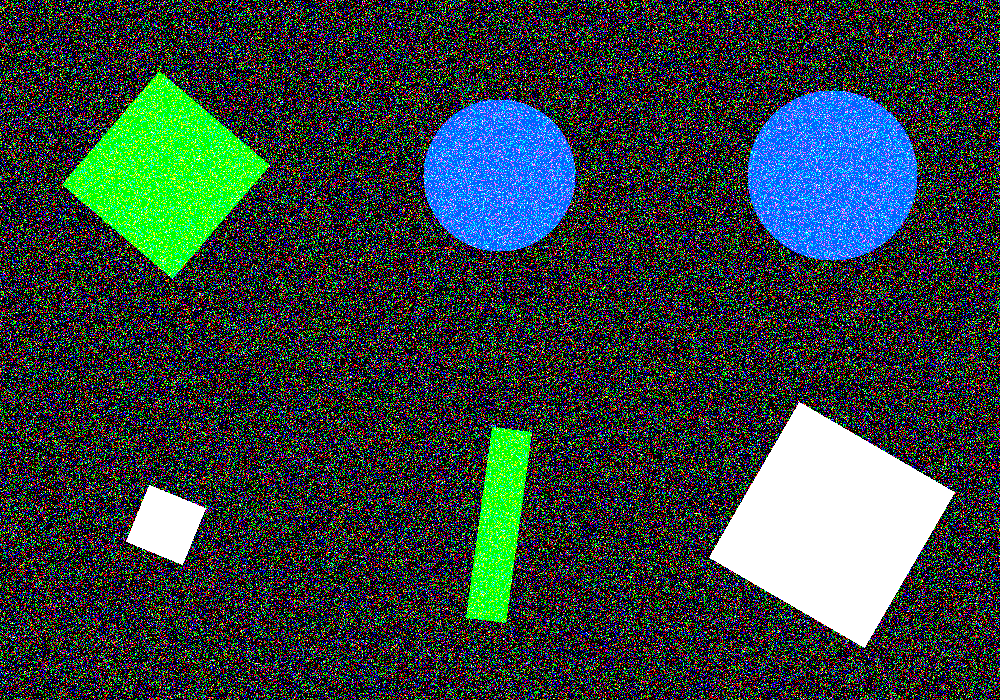
#> input picture Testing/Prakticka_cast - Rozmerova detekce/syntetika_random_sizes.png, 1000 x 700 px
$ python Reseni.py
#> lines starting #> are read from the running program, lines starting #| are printed output that depends on the picture; after the words box and inside, x2 and y2 are one past the last pixel; in counts of white or black regions, pixels touching at a corner belong together
import cv2
import numpy as np

# Funkce pro rozpoznání tvaru
def rozpoznani_tvaru(contour, width_mm, height_mm):

    # Zjednodušení tvaru
    peri = cv2.arcLength(contour, True)
    approx = cv2.approxPolyDP(contour, 0.03 * peri, True)

    num_vertices = len(approx)

    # Rozhodovací logika
    if num_vertices == 4:

        # Rozlišíme je podle poměru stran
        short_side = min(width_mm, height_mm)
        long_side = max(width_mm, height_mm)

        if long_side == 0: return "Chyba"

        aspect_ratio = short_side / long_side

        # Pokud je poměr stran větší než 0.90, považujeme to za čtverec
        if aspect_ratio > 0.90:
            return "Ctverec"
        else:
            return "Obdelnik"

    elif num_vertices > 6:
        # Mnoho vrcholů v aproximaci značí oblý tvar
        return "Kruh"

    else:
        # Tvary, které neuvažujeme
        return "Jiny tvar"


# Funkce pro určení a vypsání rozměrů
def rozmery_tvaru(image_path):
    # poměr pixelů ku milimetru (vymyšlené)
#> called with image_path = 'syntetika_random_sizes.png'
    PIXELS_PER_MM = 10.0
    # Korekce
    CORRECTION = 0.5

    print(f"--- ANALÝZA SOUBORU: {image_path} ---")

    # Načtení snímku z předchozího kroku
    image = cv2.imread(image_path)
#> image is the input picture: shape (700, 1000, 3); mean B, G, R 64.3, 65.7, 51.5
    if image is None:
        print(f"Chyba: Obrázek '{image_path}' nenalezen. Spusť nejprve generátor.")
        return

    output_image = image.copy()
    gray = cv2.cvtColor(image, cv2.COLOR_BGR2GRAY)
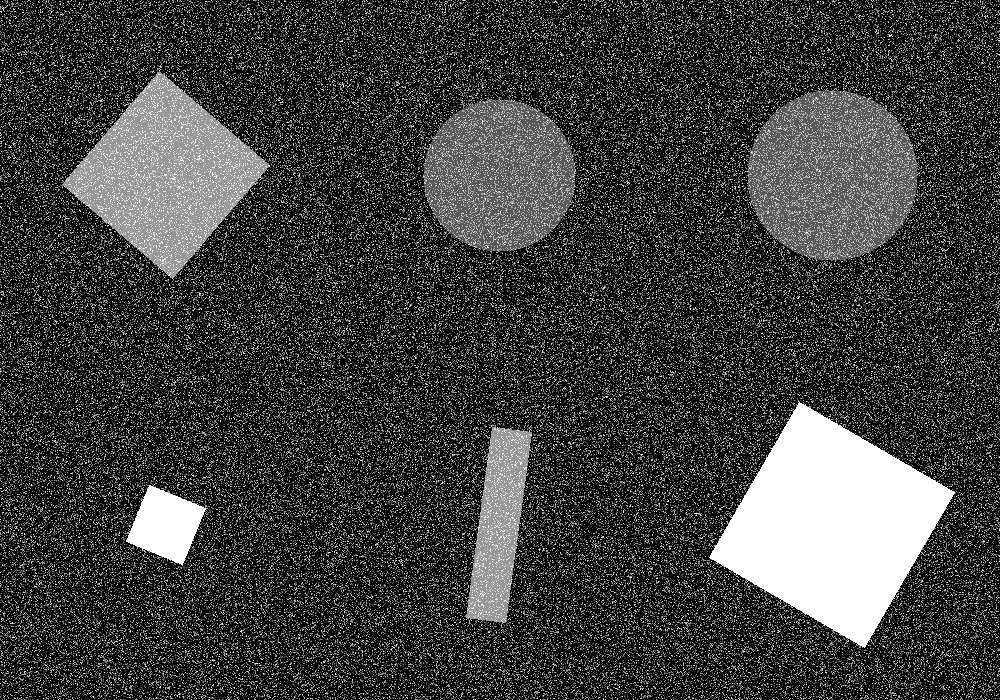
#> gray: shape (700, 1000); min 0, max 255, mean 61.3

    # Filtrace a prahování
    blurred = cv2.medianBlur(gray, 9)
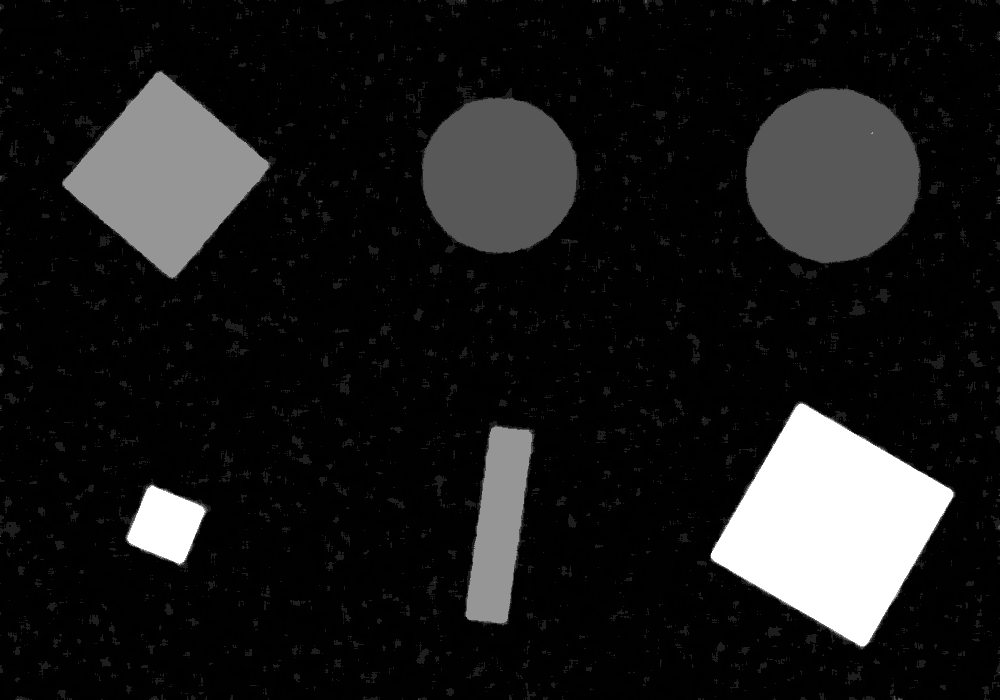
#> blurred: shape (700, 1000); min 0, max 255, mean 27.1
    _, thresh = cv2.threshold(blurred, 30, 255, cv2.THRESH_BINARY)
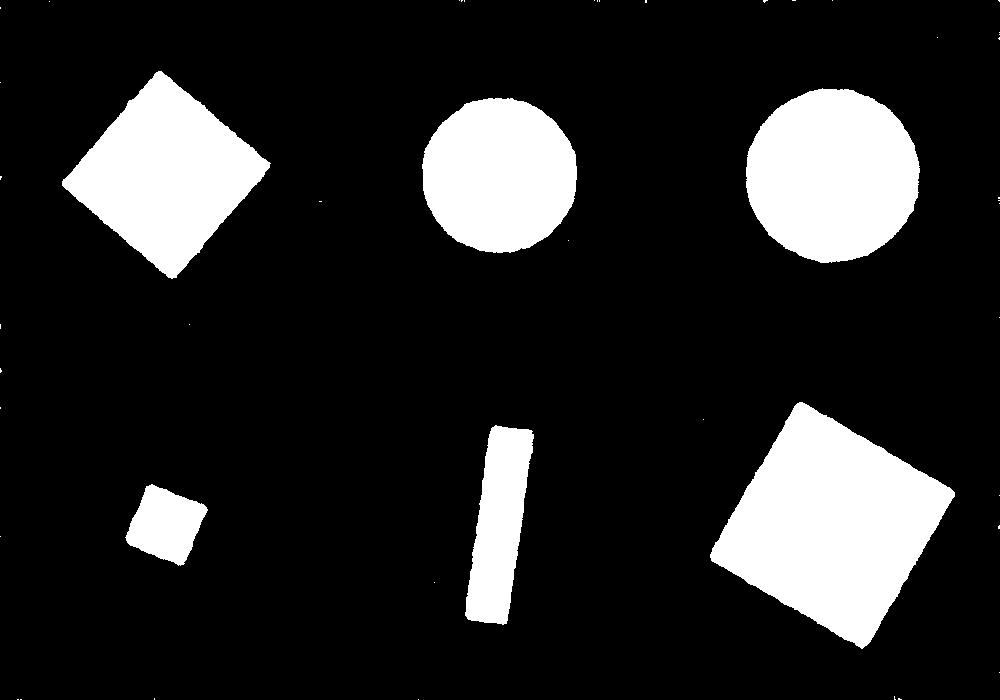
#> thresh: shape (700, 1000); 15.9% white; 47 white regions (41 under 20 px), largest, box (x1, y1, x2, y2) and area: (710, 402, 955, 649) 33514, (746, 88, 920, 263) 23606, (62, 71, 271, 279) 22664, (422, 98, 577, 253) 18889, (465, 425, 534, 625) 8604, (125, 484, 208, 566) 4192

    # Morfologie pro začištění
    kernel = cv2.getStructuringElement(cv2.MORPH_RECT, (5, 5))
    opening = cv2.morphologyEx(thresh, cv2.MORPH_OPEN, kernel, iterations=1)
#> opening: shape (700, 1000); 15.9% white; 6 white regions

    # Detekce kontur
    cnts, _ = cv2.findContours(opening, cv2.RETR_EXTERNAL, cv2.CHAIN_APPROX_SIMPLE)
#> cnts = 6 contours; box (x1, y1, x2, y2) and area: (711, 403, 955, 647) 33182, (746, 89, 920, 263) 23340, (62, 72, 270, 278) 22406, (422, 98, 577, 253) 18650, (466, 426, 534, 624) 8344, (126, 485, 207, 565) 4066

    print(f"Detekováno objektů: {len(cnts)}")
#| Detekováno objektů: 6
    print("-" * 60)
    print(f"{'KLASIFIKACE':<12} | {'ROZMĚRY (mm)':<15} | {'POMĚR STRAN':<12}")
    print("-" * 60)

    for c in cnts:
        area = cv2.contourArea(c)
        if area < 500: continue

        # Získání rozměrů
        rect = cv2.minAreaRect(c)
        (x_c, y_c), (w_px, h_px), angle = rect

        # Přepočet na mm a korekce
        dimA = (max(w_px, h_px) / PIXELS_PER_MM) - CORRECTION
        dimB = (min(w_px, h_px) / PIXELS_PER_MM) - CORRECTION

        # Ošetření záporných čísel
        dimA = max(0.1, dimA)
        dimB = max(0.1, dimB)

        # Identifikace tvaru
        # Voláme naši novou funkci
        shape_name = rozpoznani_tvaru(c, dimA, dimB)

        # Výpis
        ar = min(dimA, dimB) / max(dimA, dimB)
        print(f"{shape_name:<12} | {dimA:.2f} x {dimB:.2f}   | {ar:.2f}")

        # Vykreslení
        box = np.intp(cv2.boxPoints(rect))

        # Barvy
        if shape_name == "Ctverec":
            color = (0, 0, 255)
        elif shape_name == "Obdelnik":
            color = (0, 0, 255)
        elif shape_name == "Kruh":
            color = (0, 0, 255)
        else:
            color = (255, 0, 0)

        if shape_name == "Kruh":
            radius_px = int((w_px + h_px) / 4)
            cv2.circle(output_image, (int(x_c), int(y_c)), radius_px, color, 3)
            diameter = (dimA + dimB) / 2
            label_dim = f"D = {diameter:.1f} mm"
        else:
            cv2.drawContours(output_image, [box], 0, color, 3)
            label_dim = f"{dimA:.1f}x{dimB:.1f}mm"

        # Název
        cv2.putText(output_image, shape_name, (int(x_c) - 40, int(y_c) - 10),
                    cv2.FONT_HERSHEY_SIMPLEX, 0.6, (255, 255, 255), 4)
        cv2.putText(output_image, shape_name, (int(x_c) - 40, int(y_c) - 10),
                    cv2.FONT_HERSHEY_SIMPLEX, 0.6, (0, 0, 0), 2)

        #  Rozměry
        cv2.putText(output_image, label_dim, (int(x_c) - 40, int(y_c) + 15),
                    cv2.FONT_HERSHEY_SIMPLEX, 0.5, (255, 255, 255), 4)
        cv2.putText(output_image, label_dim, (int(x_c) - 40, int(y_c) + 15),
                    cv2.FONT_HERSHEY_SIMPLEX, 0.5, (0, 0, 0), 2)
#> this loop made 6 passes
#> (area, x_c, y_c, w_px, h_px, angle, dimA, dimB) on passes 1, 2, 3, 6: (4066.5, 165.2, 524.3, 66.35, 66.32, -67.93, 6.13, 6.13), (8344.5, 498.3, 524.4, 197.3, 45.93, -81.71, 19.23, 4.09), (33182, 831.4, 524.7, 184.8, 185.1, -59.74, 18.01, 17.98), (22405.5, 165.7, 174, 154.7, 152.1, -49.48, 14.97, 14.71)
#> (area, x_c, y_c, w_px, h_px, angle, dimA, dimB) on passes 4 to 5: (18649.5, 499, 175, 154, 154, -90, 14.9, 14.9), (23339.5, 832, 174.8, 172.8, 172.7, -32.91, 16.78, 16.77)
#| Ctverec      | 6.13 x 6.13   | 1.00
#| Obdelnik     | 19.23 x 4.09   | 0.21
#| Ctverec      | 18.01 x 17.98   | 1.00
#| Kruh         | 14.90 x 14.90   | 1.00
#| Kruh         | 16.78 x 16.77   | 1.00
#| Ctverec      | 14.97 x 14.71   | 0.98
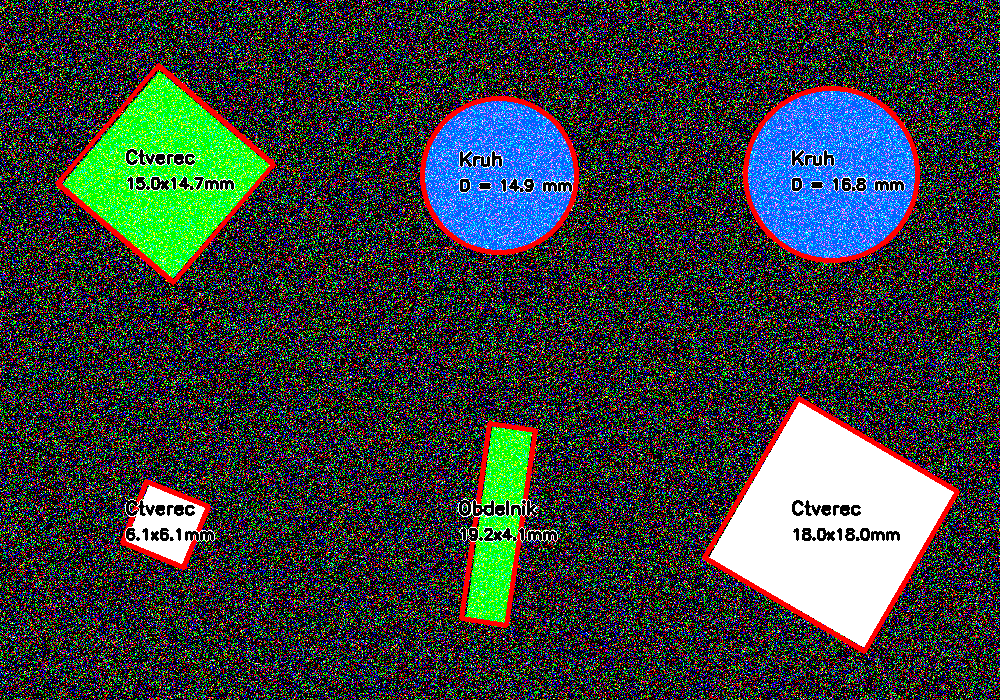
#> output_image: shape (700, 1000, 3); 3.26% of pixels changed, all inside (x1, y1, x2, y2) = (55, 63, 960, 654)

    cv2.imshow("Rozpoznane tvary", output_image)
    cv2.waitKey(0)
    cv2.destroyAllWindows()


rozmery_tvaru('syntetika_random_sizes.png')
